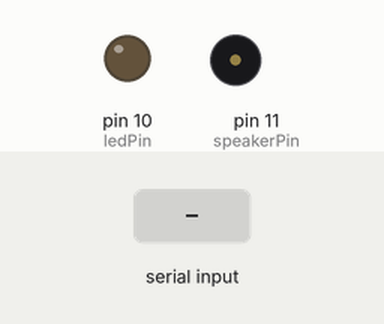
A sketch run on a simulated Arduino Uno, built with avr-gcc and run on an emulated ATmega328P. Shown: output pins drawn as LEDs (lit = HIGH), buzzer (waves = sounding). Inputs (shaded band) come from the test bench.

Above: at 1.2 s.
1.3 s: byte 1 (1) received over Serial
At 1.44 s:
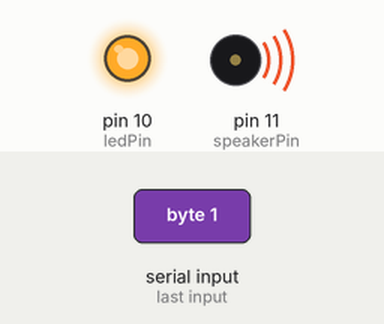
At 2.2 s:
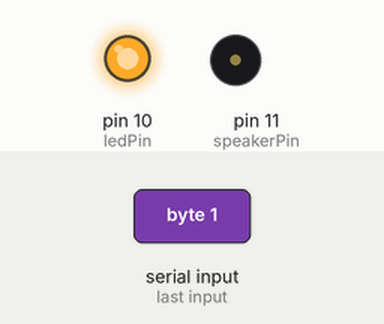
3.0 s: byte 0 (0) received over Serial
At 4.1 s:
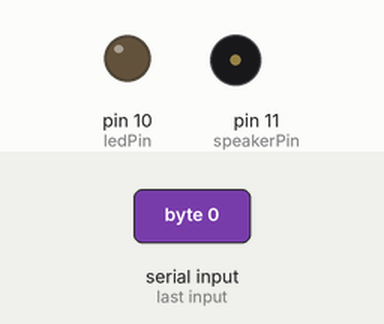
Timing chart, 0 to 6.0 s (numbered marks = the images above; inputs shaded):
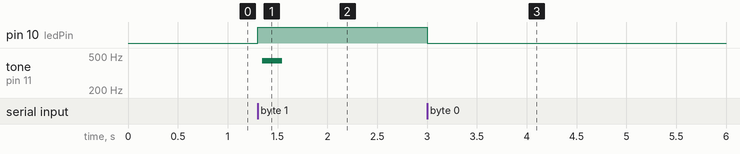

Measured:
- after the input at 1.3 s, pin 10 (ledPin): LOW → HIGH at once; tone on pin 11 (speakerPin): silent → 438 Hz after 0.05 s, → silent 0.20 s later
- after the input at 3.0 s, pin 10 (ledPin): HIGH → LOW at once

The sketch:

communication.ino
```cpp
int ledPin = 10;
int speakerPin = 11;

char names[] = {'c', 'd', 'e', 'f', 'g', 'a', 'b', 'c'};

void setup() {
  pinMode(ledPin, OUTPUT);
  pinMode(speakerPin, OUTPUT);
  Serial.begin(9600);
}

void loop() {
  if(Serial.available() > 0) {
    int on_or_off = Serial.read();
    if(on_or_off == 1) {
      digitalWrite(ledPin, HIGH);
      playNote('a', 200);
    } else if(on_or_off == 0) {
      digitalWrite(ledPin, LOW);
    } else {
      playNote(names[on_or_off-2], 100);
    }
  }
}

void playTone(int tone, int duration) {
  for(long i = 0; i < duration * 1000L; i += tone * 2) {
    digitalWrite(speakerPin, HIGH);
    delayMicroseconds(tone);
    digitalWrite(speakerPin, LOW);
    delayMicroseconds(tone);
  }
}

void playNote(char note, int duration) {
  int tones[] = { 1915, 1700, 1519, 1432, 1275, 1136, 1014, 956 };
  for(int i = 0; i < 8; i++) {
   if(names[i] == note) {
    playTone(tones[i], duration);
   }
  }
}
```
